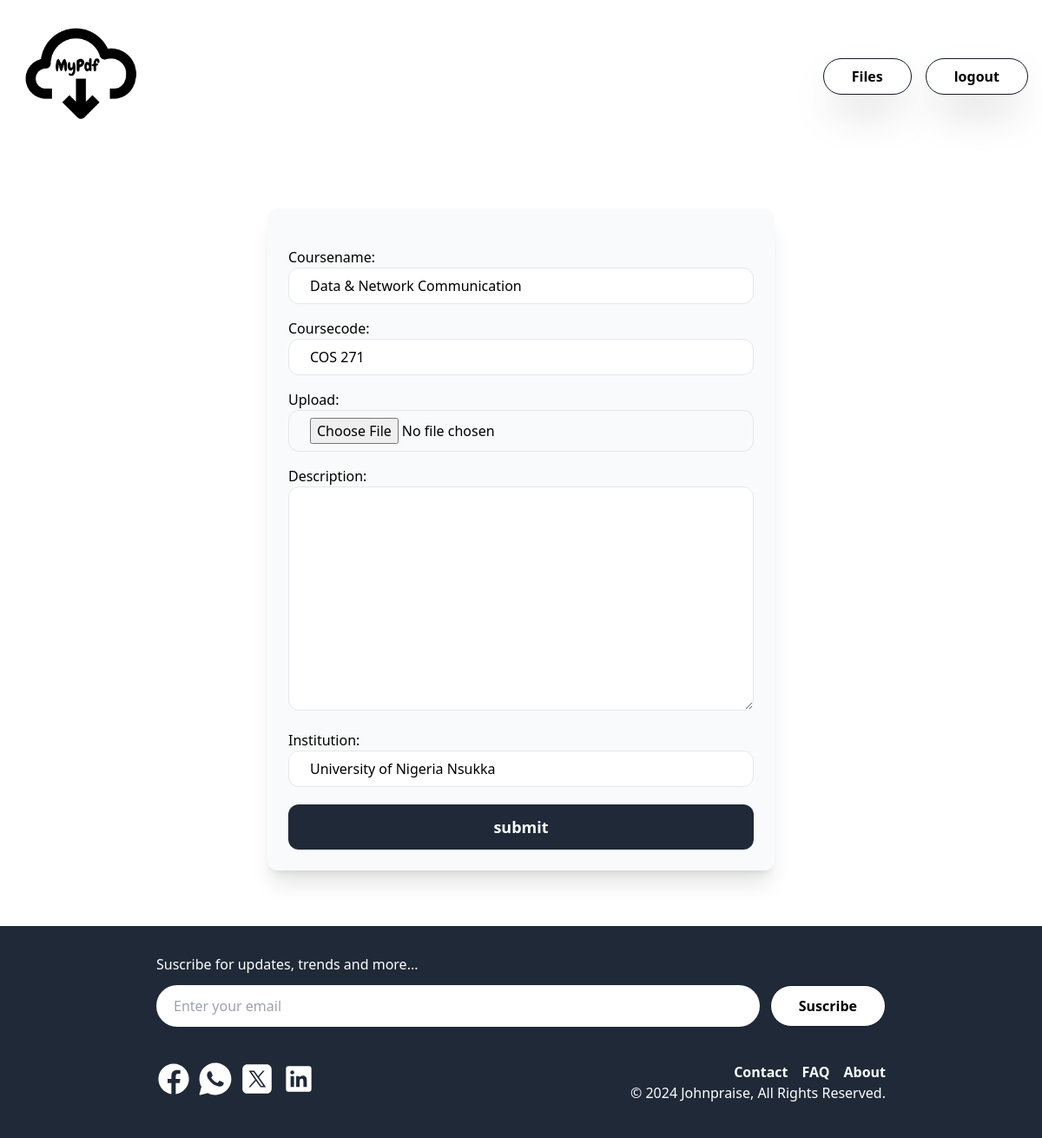
/1/edit/ (signed in), run on the app's committed database.
### pdf_app/models.py (models this page shows, shortened)
class Pdf(models.Model):
    coursename = models.CharField(max_length=30)
    coursecode = models.CharField(max_length=8, null=True, blank=True)
    upload = models.FileField(upload_to="uploads/%Y/%m/%d/")
    description = models.TextField(null=True, blank=True)
    institution = models.CharField(max_length=100, null=True, blank=True)
    owner = models.ForeignKey(User, on_delete=models.CASCADE)
    created_at = models.DateTimeField(auto_now_add=True)
    class Meta:
        ordering = ['-created_at']

### pdf_app/views.py (the view)
# urls.py: path('<int:id>/edit/', edit, name='edit'),
@login_required
def edit(request, id):
    pdf = get_object_or_404(Pdf, pk=id, owner=request.user)
    if request.method == 'POST':
        form = EditItemForm(request.POST, request.FILES, instance=pdf)
        if form.is_valid():
            pdf.save()
            return redirect('detail', id=pdf.id)
    else:
        form = EditItemForm(instance=pdf)
    return render(request, 'form.html', {
        'form': form
    })

### pdf_app/forms.py
class EditItemForm(forms.ModelForm):
    class Meta:
        model = Pdf
        fields = ('coursename', 'coursecode', 'upload', 'description', 'institution')
        widgets = {
            'coursename': forms.TextInput(attrs={
                'class': 'w-full py-2 px-6 rounded-xl border'
            }),
            'coursecode': forms.TextInput(attrs={
                'class': 'w-full py-2 px-6 rounded-xl border'
            }),
            'upload': forms.FileInput(attrs={
                'class': 'w-full py-2 px-6 rounded-xl border'
            }),
            'description': forms.Textarea(attrs={
                'class': 'w-full py-2 px-6 rounded-xl border'
            }),
            'institution': forms.TextInput(attrs={
                'class': 'w-full py-2 px-6 rounded-xl border'
            })
        }

### pdf_app/templates/form.html (shortened to what this page needs)
{% extends 'base.html' %}
{% block content %}
    <div class="w-2/2 lg:w-2/4 my-6 mx-auto p-6 bg-gray-50 rounded-xl shadow-xl">
        <form action="." method="post" enctype="multipart/form-data">
            <div class="space-y-4">
                {{ form.as_p }}
            </div>
            <button class="py-3 mt-5 w-full rounded-xl text-lg bg-gray-800 hover:bg-gray-950 text-white font-semibold ">submit</button>
        </form>
    </div>
{% endblock %}

### data on the page
Pdf: coursename "Data & Network Communication", coursecode "COS 271", institution "University of Nigeria Nsukka"
